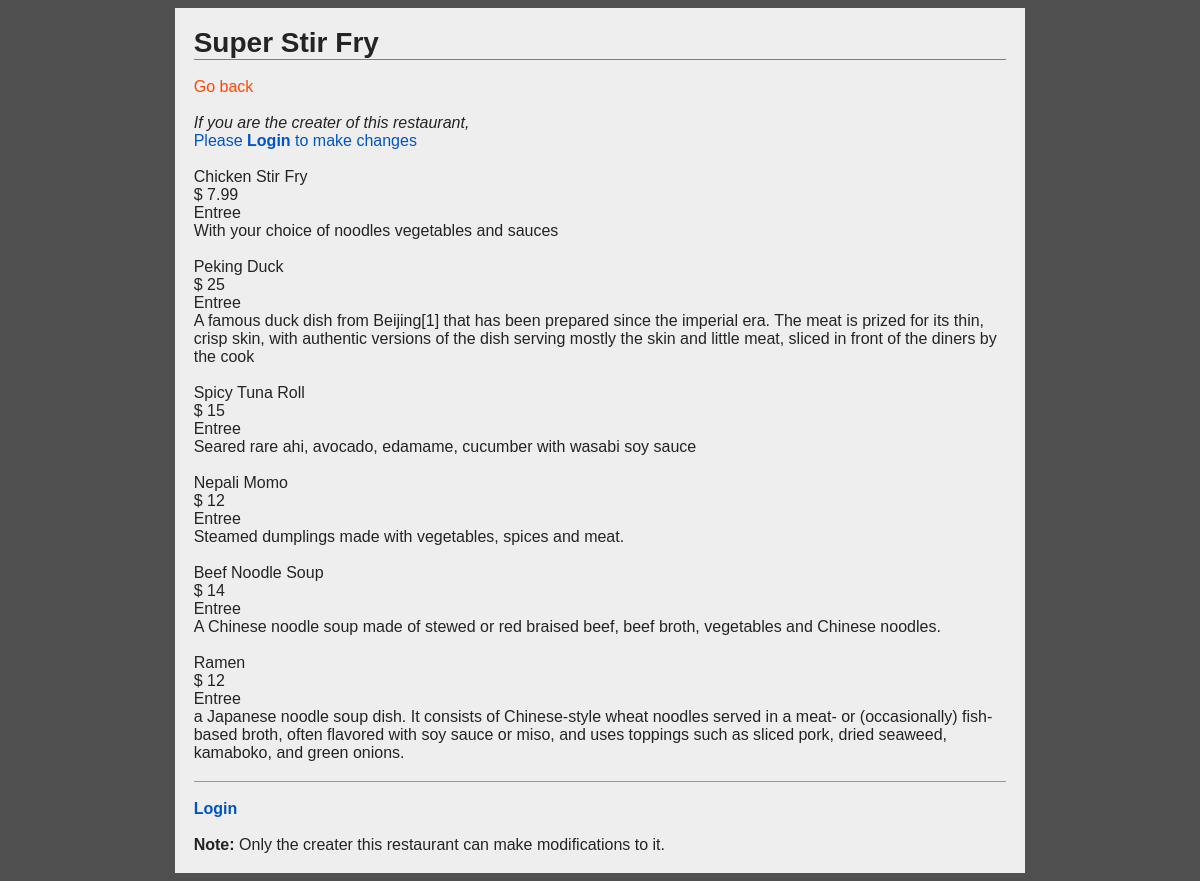
The app's page /restaurants/2/ with its own data.
### database_setup.py (models this page shows, shortened)
class Restaurant(Base):
    __tablename__ = 'restaurant'
    id = Column(Integer, primary_key=True)
    name = Column(String(250), nullable=False)
    creater_id = Column(String(250), ForeignKey('user.id'))
    creater = relationship(User)

class MenuItem(Base):
    __tablename__ = 'menu_item'
    name = Column(String(80), nullable=False)
    id = Column(Integer, primary_key=True)
    description = Column(String(250))
    price = Column(String(8))
    course = Column(String(250))
    time_of_entry = Column(DateTime, default=datetime.datetime.utcnow)
    restaurant_id = Column(Integer, ForeignKey('restaurant.id'))
    restaurant = relationship(Restaurant)
    creater_id = Column(String(80), ForeignKey('user.id'))
    creater = relationship(User)

### flask_app.py (the view)
@app.route(res_path.format(res_id='<int:res_id>'), methods=['GET'])
def resPg(res_id):
    res = db_session.query(Restaurant).filter_by(id=res_id).one()
    if res:
        creater = getUser(res.creater_id)
        if creater:
            items = db_session.query(MenuItem).filter_by(restaurant_id=res.id)
            local_id = 0
            logged_in = False
            if 'username' in session:
                local_id = getLocalID(session['email'])
                logged_in = True
            return render_template(
                    'res.html',
                    res=res,
                    logged_in=logged_in,
                    creater_name=creater.name,
                    user_id=local_id,
                    items=items
                )
    return redirect(url_for('allResPg'))

### flask_app.py (called while the page is built)
@app.context_processor
def override_url_for():
    return dict(url_for=dated_url_for)

def dated_url_for(endpoint, **values):
    if endpoint == 'static':
        filename = values.get('filename', None)
        if filename:
            file_path = os.path.join(app.root_path,
                                     endpoint, filename)
            values['q'] = int(os.stat(file_path).st_mtime)
    return url_for(endpoint, **values)

def getUser(local_id):
    user = db_session.query(User).filter_by(id=local_id).one()
    return user

### templates/res.html (shortened to what this page needs)
<!DOCTYPE html>
  <head>
    <link
      rel=stylesheet
      type=text/css
      href="{{ url_for('static', filename='styles.css') }}">
  </head>
  <body>
    <main>
      <h1>{{res.name}}</h1>
      <br>
      <a href="{{url_for('allResPg')}}">Go back</a>
      <br>
      <br>
      {% if logged_in == False %}
      <p><i>If you are the creater of this restaurant,</i></p>
      <a class="edit-link" href="{{url_for('loginPg')}}">
        Please <b>Login</b> to make changes
      </a>
      <br>
      {% endif %}
      {% for item in items %}
      <br>
      <p>
        {{item.name}}
        <br>
        $ {{item.price}}
        <br>
        {{item.course}}
        <br>
        {{item.description}}
      </p>
      {% endfor %}
      <footer>
        <br>
        {% if logged_in == True %}
        <a class="edit-link" href="{{url_for('disconnectPg')}}">
          Logout
        </a>
        {% else %}
        <a class="edit-link" href="{{url_for('loginPg')}}">
          <b>Login</b>
        </a>
        {% endif %}
        <br>
        <br>
        <p>
          <b>Note:</b> Only the creater this restaurant can make
            modifications to it.
        </p>
      </footer>
    </main>
  </body>
</html>

### static/styles.css (style rules this page uses)
body { font-family: Calibri, Helvetica, sans-serif; background-color: #505050; display: grid; grid-template-columns: auto minmax(auto, 225mm) auto; }
h1, h3, h5, p, a, div, section, article, nav, footer, textarea { margin: 0; }
h1 { border-bottom: 0.4mm solid rgb(125, 125, 125); color: rgb(36, 36, 36); font-size: 1.75em }
p { color: rgb(36, 36, 36); }
a { text-decoration: none; color: #ff4800; }
main { grid-column: 2/3; background-color: #eeeeee; padding: 5mm; }
.edit-link { color: #0055c4; }
footer { border-top: 0.4mm solid rgb(150, 150, 150); margin-top: 5mm; }

### records on screen
Restaurant: name "Super Stir Fry"
MenuItem: name "Chicken Stir Fry", price "7.99", course "Entree", description "With your choice of noodles vegetables and sauces"
MenuItem: name "Peking Duck", price "25", course "Entree", description "A famous duck dish from Beijing[1] that has been prepared since the imperial era. The meat is prized for its thin, crisp skin, with authentic versions of the dish serving mostly the skin and little meat, sliced in front of the diners by the cook"
MenuItem: name "Spicy Tuna Roll", price "15", course "Entree", description "Seared rare ahi, avocado, edamame, cucumber with wasabi soy sauce"
MenuItem: name "Nepali Momo", price "12", course "Entree", description "Steamed dumplings made with vegetables, spices and meat."
MenuItem: name "Beef Noodle Soup", price "14", course "Entree", description "A Chinese noodle soup made of stewed or red braised beef, beef broth, vegetables and Chinese noodles."
MenuItem: name "Ramen", price "12", course "Entree", description "a Japanese noodle soup dish. It consists of Chinese-style wheat noodles served in a meat- or (occasionally) fish-based broth, often flavored with soy sauce or miso, and uses toppings such as sliced pork, dried seaweed, kamaboko, and green onions."
